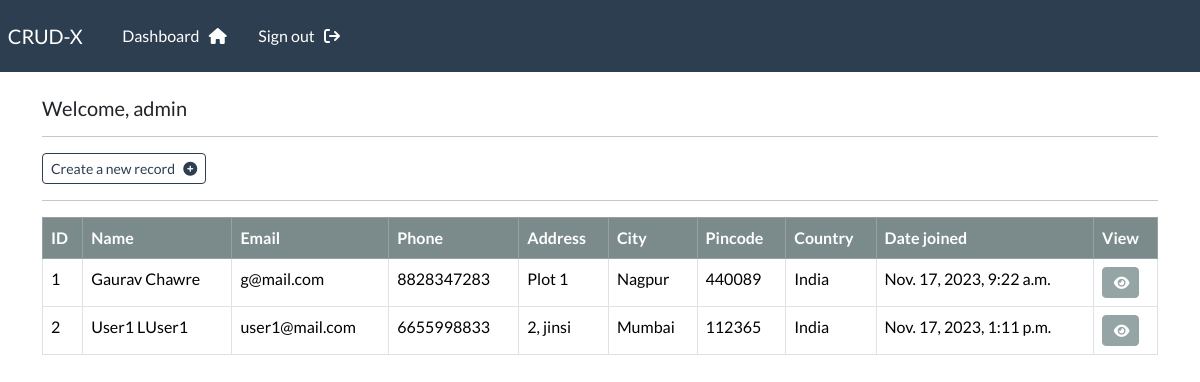
Page /dashboard (signed in) on the earlier database version.
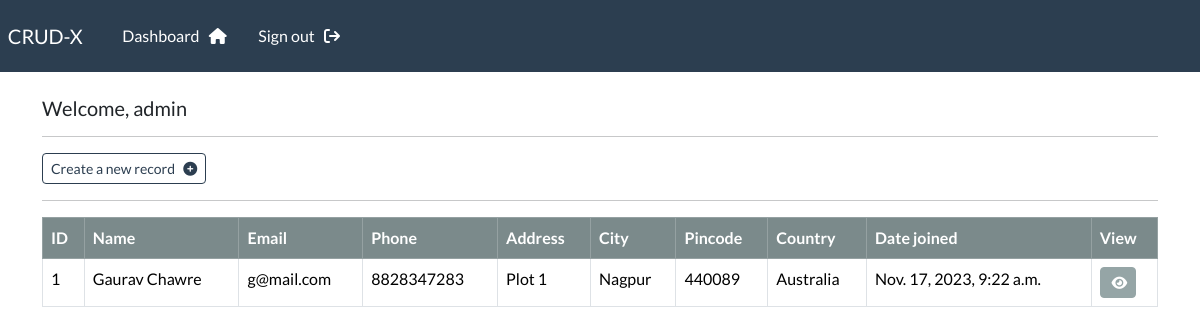
Same page on the later database version.
### webapp/models.py (models this page shows, shortened)
class Record(models.Model):
    created_date = models.DateTimeField(auto_now_add=True)
    first_name    = models.CharField(max_length=100)
    last_name     = models.CharField(max_length=100)
    email         = models.CharField(max_length=255)
    phone         = models.CharField(max_length=20)
    address       = models.CharField(max_length=300)
    city          = models.CharField(max_length=50)
    pincode       = models.CharField(max_length=6)
    country       = models.CharField(max_length=150)

### webapp/views.py (the view)
# urls.py: path('dashboard',views.dashboard, name='dashboard'),
@login_required(login_url="my-login")
def dashboard(request):
    my_records = Record.objects.all()
    context ={'records':my_records}
    return render(request,'webapp/dashboard.html',context)

### webapp/templates/webapp/dashboard.html
{% extends 'webapp/base.html' %}
{% block content%}
    <h5>Welcome, {{user}}</h5>
    <hr/>
    <a href="{% url 'create-record' %}" class="btn btn-outline-primary btn-sm">Create a new record &nbsp; <i class="fa fa-plus-circle" aria-hidden="true"></i></a>
    <hr/>
    <table class="table table-hover table-bordered">
        <thead class="table-dark">
            <tr>
                <th scope="col">ID</th>
                <th scope="col">Name</th>
                <th scope="col">Email</th>
                <th scope="col">Phone</th>
                <th scope="col">Address</th>
                <th scope="col">City</th>
                <th scope="col">Pincode</th>
                <th scope="col">Country</th>
                <th scope="col">Date joined</th>
                <th scope="col">View</th>
            </tr>
        </thead>
        <tbody>
            {% if records %}
                {% for record in records %}
                    <tr>
                            <td>{{record.id}}</td>
                            <td>{{record.first_name}}  {{record.last_name}} </td>
                            <td>{{record.email }}</td>
                            <td>{{record.phone }}</td>
                            <td>{{record.address }}</td>
                            <td>{{record.city }}</td>
                            <td>{{record.pincode }}</td>
                            <td>{{record.country }}</td>
                            <td>{{record.created_date }}</td>
                            <td><a class="btn btn-secondary btn-sm" href="{% url 'record' record.id %}">&nbsp;<i class="fa fa-eye" aria-hidden="true"></i></a></td>
                    </tr>
                {% endfor %}
            {% endif %}
        </tbody>
    </table>
{% endblock %}

Differences in the rows shown:
removed Record: id "2", first_name "User1", last_name "LUser1", email "user1@mail.com", phone "6655998833", address "2, jinsi", city "Mumbai", pincode "112365", country "India", created_date "Nov. 17, 2023, 1:11 p.m."
changed Record "Gaurav": country "India" → "Australia"
